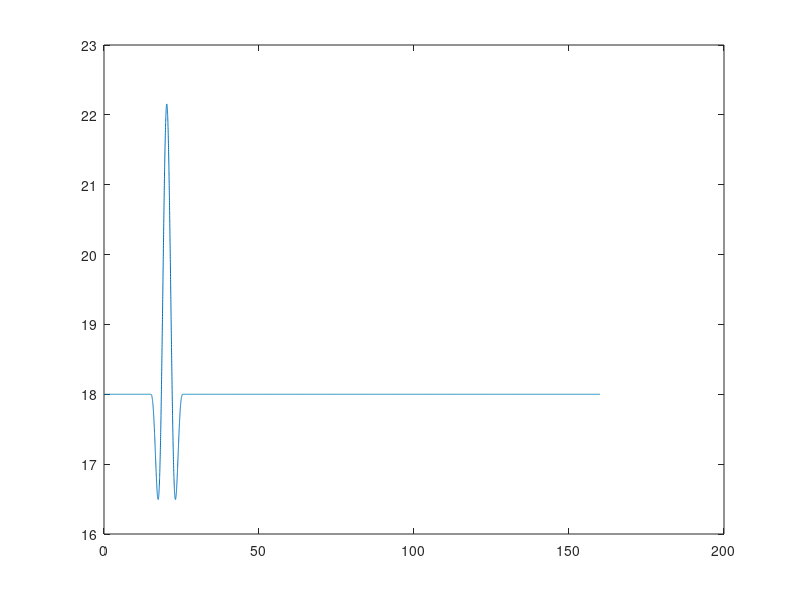

Recreate this plot in MATLAB. (Note: this script raises an error after producing the figure.)
clear all;
close all;
clc;

%%
FileName = 'EOG_URef_18';

%% Preprocessing
% time
T           = 160;                  % [s]   simulation length
dt          = 1/80;               	% [s]   simulation time step

% wind
V_hub       = 18;                   % [m/s] mean wind speed at hub height 
T_gust      = 10.5;                 % [s]   length of EOG
t_start     = 15;                   % [s]   time when EOG should start
V_ref       = 50;                   % [m/s] reference wind speed average over 10 min
I_ref       = 0.14;                 % [-]   expected value of the turbulence intensity at 15 m/s
D           = 240;                  % [m]   rotor diameter

% calculation of wind signals
t           = 0:dt:T-dt;

% Longitudinal scale parameter at hub height (assuming hub height >60 m)
lambda1     = 42;

% Extreme Operational Gust (EOG) definition
sigma1      = I_ref * (0.75*V_hub + 5.6);
V_e50     	= 1.4*V_ref;
V_e1      	= 0.8*V_e50;
V_gust      = min([1.35*(V_e1-V_hub), 3.3*(sigma1/(1+0.1*D/lambda1))]);

% EOG wind speed vector
u           = zeros(1, length(t));
for iTimeStep = 1:length(t)
    if (t(iTimeStep) >= t_start) && (t(iTimeStep) <= t_start+T_gust)
        t_EOG           = t(iTimeStep) - t_start;
        u(iTimeStep)    = V_hub-0.37*V_gust*sin(3*pi*t_EOG/T_gust)*(1-cos(2*pi*t_EOG/T_gust));
    else
        u(iTimeStep)    = V_hub;
    end
end


figure()
plot(t,u)


% Some variables required in the Type 4 wind: Bladed style
HubHeight   = 150;
dy          = 150;
dz          = 150;
Ny          = 3;
Nz          = 3;
URef        = V_hub;
zOffset     = HubHeight;
z0          = 0.1;          % the rougthness length, not really used


SummVars(1) = HubHeight;    % HubHeight
SummVars(3) = URef;

velocity    = zeros(max(size(t)),3,Ny,Nz);
% prepare to write out
for iy = 1:Ny
    for iz = 1:Nz
        velocity(:,1,iy,iz) = u;
    end
end

% here we use std u for v and w components, to avoid dividing by zero
SummVars(4) = std(squeeze(velocity(:,1,1,1)))/URef*100;
SummVars(5) = std(squeeze(velocity(:,1,1,1)))/URef*100;
SummVars(6) = std(squeeze(velocity(:,1,1,1)))/URef*100;

disp('Exporting rotor plane wind field as ".wnd" binary files...')
% write the .wnd
WriteBLgrid([FileName '.wnd'], velocity, dy, dz, dt, zOffset, z0, SummVars)

% Now write a sum file
fileID    = fopen([FileName '.sum'],'w');
fprintf(fileID,'This summary file is not complete it only contains required information for the OpenFAST');
fprintf(fileID,'\n');
fprintf(fileID,'F        Clockwise rotation when looking downwind?\n');
fprintf(fileID,[num2str(SummVars(1)) '  Hub height [m] \n']);
fprintf(fileID,['UBar   =  ' num2str(SummVars(3)) ' m/s \n']);
fprintf(fileID,['TI(u)  =  ' num2str(SummVars(4)) ' %%\n']);
fprintf(fileID,['TI(v)  =  ' num2str(SummVars(5)) ' %%\n']);
fprintf(fileID,['TI(w)  =  ' num2str(SummVars(6)) ' %%\n']);
fprintf(fileID,['Height Offset =  ' num2str(0) ' m\n']);
fprintf(fileID,'Creating a PERIODIC output file.');
fclose(fileID);

